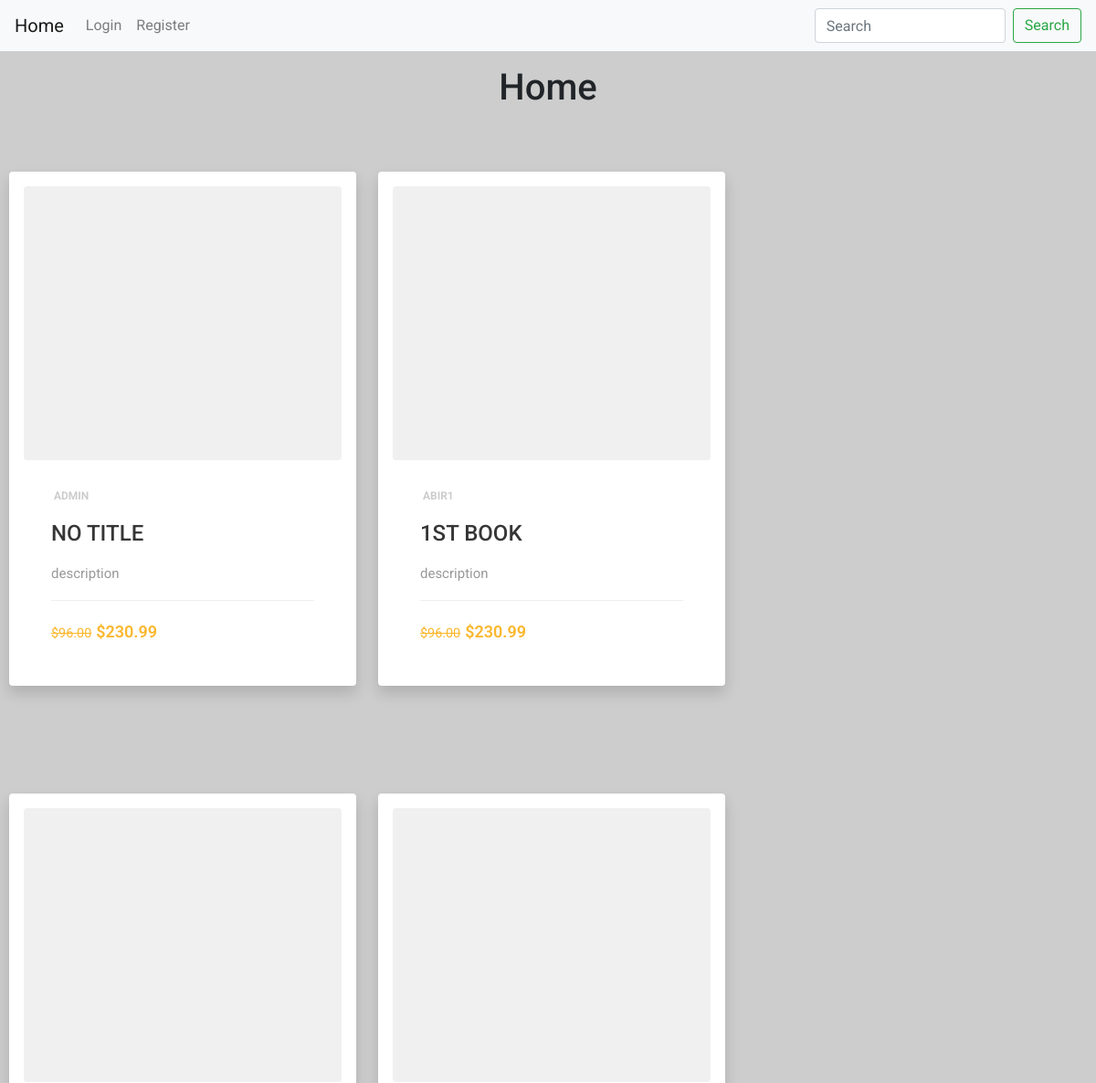
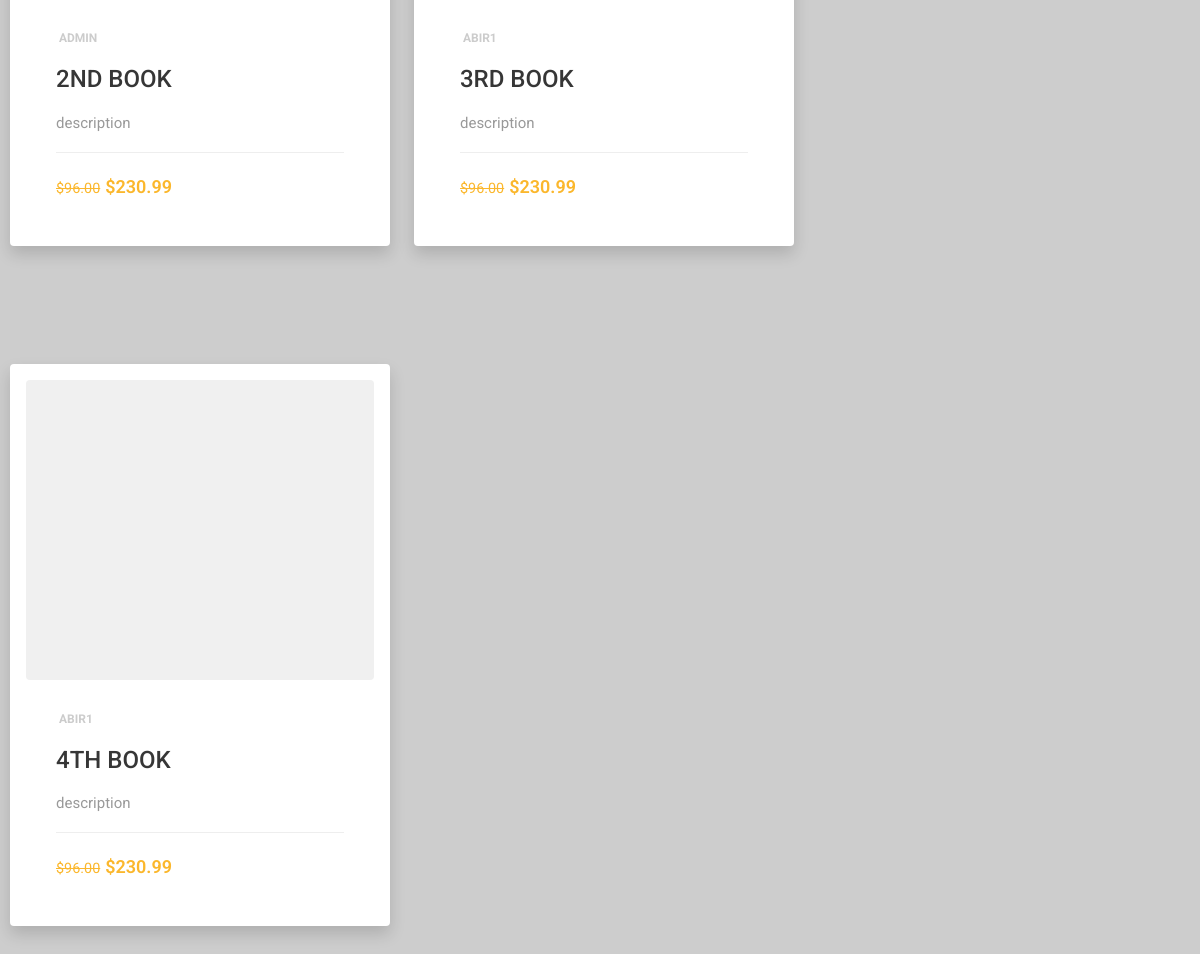
The page / on the database its author committed (2 pictures, top to bottom).
### booksite/models.py (models this page shows, shortened)
class book(models.Model):
    title = models.CharField(max_length=100)
    date_posted = models.DateTimeField(default=timezone.now)
    author = models.ForeignKey(Profile, on_delete=models.CASCADE)

### user/models.py (models this page shows, shortened)
class Profile(models.Model):
    user = models.OneToOneField(User, null=True, on_delete=models.CASCADE)
    profile_pic = models.ImageField(null=True, blank=True, upload_to="images/profile/")
    def __str__(self):
    	return str(self.user)

### booksite/views.py (the view)
# urls.py: path('',home.as_view(), name="home" ),
class home(ListView):
    model = book
    template_name = 'home.html'
    context_object_name = 'books'

### booksite/templates/home.html
{% extends 'base.html' %}
{% block base %}
<br>
<center><h1>Home</h1></center>
{% for book in books  %}
{% include 'product.html' %}
{% endfor %}
{% endblock base %}

### booksite/templates/product.html (shortened to what this page needs)
<div style="display:inline-block; margin: 10px 10px;">
<div class="product-card shadow p-3 mb-5 bg-white rounded">
    <div class="product-tumb rounded">
    </div>
    <div class="product-details">
        <span class="product-catagory">
            {{book.author}}</span>
        <h4><a href="">{{book.title}}</a></h4>
        <p>description</p>
        <div class="product-bottom-details">
            <div class="product-price"><small>$96.00</small>$230.99</div>
            <div class="product-links">
            </div>
        </div>
    </div>
</div>
</div>

### booksite/templates/product.html (style rules this page uses)
* { -webkit-box-sizing: border-box; box-sizing: border-box; margin: 0; padding: 0; }
body { font-family: 'Roboto', sans-serif; }
a { text-decoration: none; }
.product-card { width: 380px; position: relative; box-shadow: 0 2px 7px #dfdfdf; margin: 50px auto; background: #fafafa; }
.product-tumb { display: flex; align-items: center; justify-content: center; height: 300px; padding: 50px; background: #f0f0f0; }
.product-details { padding: 30px; }
.product-catagory { display: block; font-size: 12px; font-weight: 700; text-transform: uppercase; color: #ccc; margin-bottom: 18px; }
.product-details h4 a { font-weight: 500; display: block; margin-bottom: 18px; text-transform: uppercase; color: #363636; text-decoration: none; transition: 0.3s; }
.product-details p { font-size: 15px; line-height: 22px; margin-bottom: 18px; color: #999; }
.product-bottom-details { overflow: hidden; border-top: 1px solid #eee; padding-top: 20px; }
.product-bottom-details div { float: left; width: 50%; }
.product-price { font-size: 18px; color: #fbb72c; font-weight: 600; }
.product-price small { font-size: 80%; font-weight: 400; text-decoration: line-through; display: inline-block; margin-right: 5px; }
.product-links { text-align: right; }

### rows shown on the page
book: author "ADMIN", title "NO TITLE"
book: author "ABIR1", title "1ST BOOK"
book: author "ADMIN", title "2ND BOOK"
book: author "ABIR1", title "3RD BOOK"
book: author "ABIR1", title "4TH BOOK"
